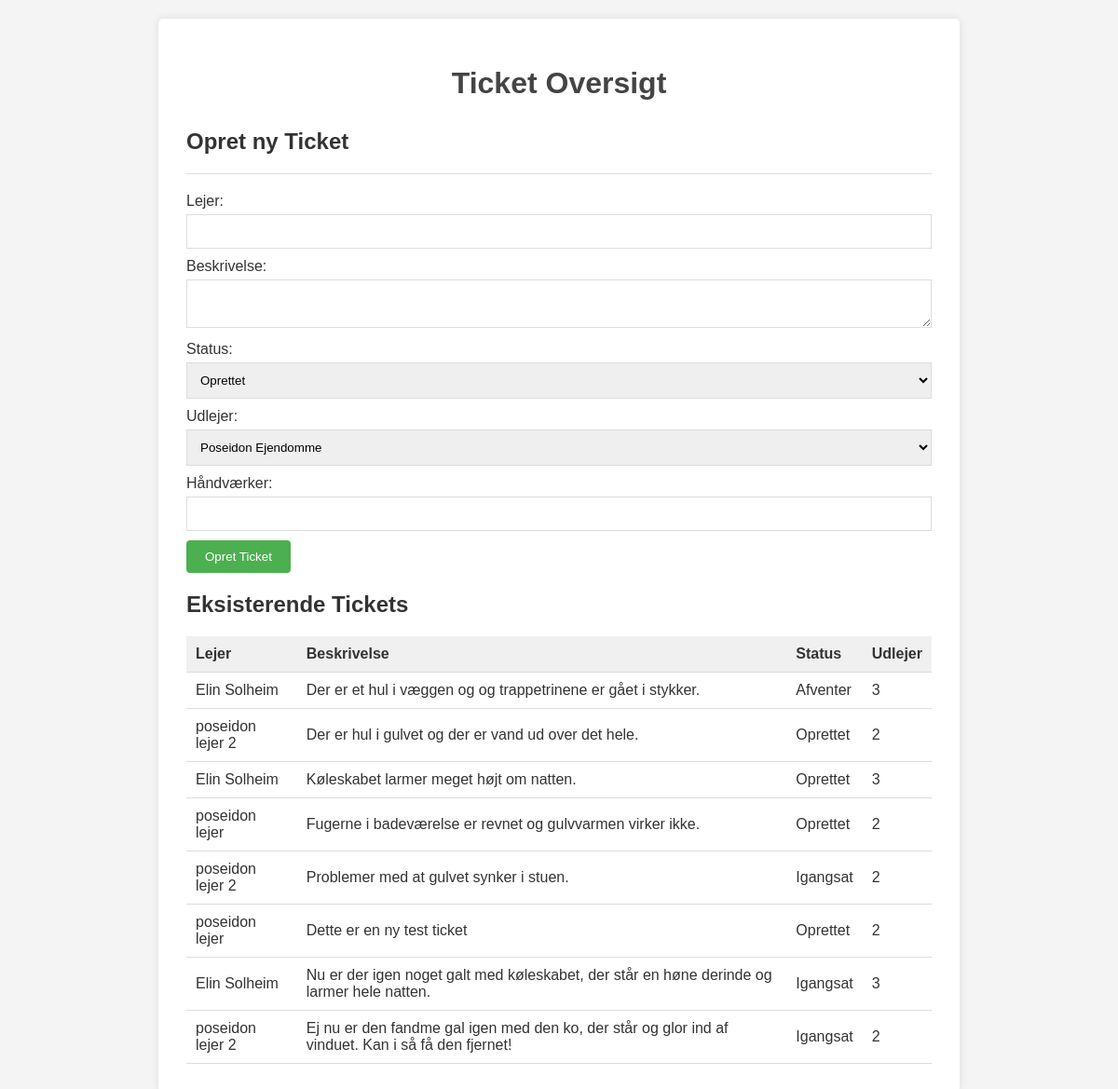
The page / (signed in) on the database its author committed.
### tables this page shows
CREATE TABLE tickets (
    id INTEGER PRIMARY KEY AUTOINCREMENT,
    lejer TEXT NOT NULL,
    beskrivelse TEXT NOT NULL,
    status TEXT NOT NULL,
    udlejer TEXT NOT NULL,
    håndværker TEXT,
    user_id INTEGER,
    unit_id INTEGER NOT NULL, created_at TIMESTAMP, updated_at TIMESTAMP, requires_bid BOOLEAN DEFAULT 0, bid_accepted BOOLEAN DEFAULT 0, craftsman_id INTEGER, craftsman_status TEXT DEFAULT 'pending',
    FOREIGN KEY (user_id) REFERENCES users(id),
    FOREIGN KEY (unit_id) REFERENCES units(id)
);

### app.py (the view, shortened to what this page needs)
@app.route("/")
def index():
    conn = get_db_connection()
    cur = conn.cursor()  # Opret en cursor
    try:
        selected_udlejer_id = request.args.get('selected_udlejer_id')
        print(f"DEBUG: selected_udlejer_id: {selected_udlejer_id}")  # DEBUG
        udlejere = conn.execute("SELECT * FROM users WHERE role = 'udlejer'").fetchall()
        tickets = []
        lejere = []
        units = [] #Tilføjet
        properties = [] #Tilføjet
        if flask_login.current_user.is_authenticated:
            if flask_login.current_user.role == 'admin':
                properties = conn.execute("SELECT * FROM properties").fetchall() #Tilføjet
                units = conn.execute("SELECT units.*, properties.name as property_name FROM units JOIN properties ON units.property_id = properties.id").fetchall() #Tilføjet
                if selected_udlejer_id:
                    cur.execute("""
                        SELECT tickets.*, u.username as udlejer_name
                        FROM tickets
                        INNER JOIN units ON tickets.unit_id = units.id
                        INNER JOIN properties ON units.property_id = properties.id
                        LEFT JOIN users u ON tickets.udlejer = u.id
                        WHERE properties.owner_id = ?
                    """, (selected_udlejer_id,))
                    tickets = cur.fetchall()
                    lejere = conn.execute("""
                        SELECT DISTINCT users.*
                        FROM users
                        INNER JOIN units ON users.unit_id = units.id
                        INNER JOIN properties ON units.property_id = properties.id
                        WHERE users.role = 'lejer' AND properties.owner_id = ?
                    """, (selected_udlejer_id,)).fetchall()
                    print(f"DEBUG: Lejere (filtreret): {lejere}")  # DEBUG
                else:
                    tickets = conn.execute('''
                        SELECT t.*, u.username as udlejer_name
                        FROM tickets t
                        LEFT JOIN users u ON t.udlejer = u.id
                    ''').fetchall()
                    lejere = conn.execute("SELECT * FROM users WHERE role = 'lejer'").fetchall() #Og alle lejere.
                    print(f"DEBUG: Lejere (alle): {lejere}")  # DEBUG
            else:
                tickets = []
                lejere = []
                udlejere = []
                properties = [] #Tilføjet
                units = [] #Tilføjet
        else:
            flash('Du skal være logget ind for at se tickets.', 'error')
            return redirect(url_for('login')) #Hvis ikke logget ind, redirect til login.
    finally:
        conn.close()
    return render_template("index.html", tickets=tickets, users=lejere, udlejere=udlejere, properties=properties, units=units, selected_udlejer_id=selected_udlejer_id)

### app.py (called while the page is built)
@login_manager.user_loader
def load_user(user_id):
    conn = get_db_connection()
    user = conn.execute('SELECT * FROM users WHERE id = ?', (user_id,)).fetchone()
    conn.close()
    if user:
        return User(user['id'], user['username'], user['password_hash'], user['role'], user['invitation_token'],
                    user['invited_by'], user['unit_id'])
    return None

@app.context_processor
def inject_login():
    return dict(flask_login=flask_login)

def get_db_connection():
    conn = sqlite3.connect(DATABASE)
    conn.row_factory = sqlite3.Row
    return conn

### templates/index.html (shortened to what this page needs)
<!DOCTYPE html>
<html lang="da">
<head>
</head>
<body>
    <div class="container">
        <h1>Ticket Oversigt</h1>
        <h2>Opret ny Ticket</h2>
        <form method="POST" action="/create">
            <label for="lejer">Lejer:</label>
            <input type="text" id="lejer" name="lejer" required>
            <label for="beskrivelse">Beskrivelse:</label>
            <textarea id="beskrivelse" name="beskrivelse" required></textarea>
            <label for="status">Status:</label>
            <select id="status" name="status" required>
                <option value="Oprettet">Oprettet</option>
            </select>
            <label for="udlejer">Udlejer:</label>
            <select id="udlejer" name="udlejer" required>
                <option value="Poseidon Ejendomme">Poseidon Ejendomme</option>
            </select>
            <label for="håndværker">Håndværker:</label>
            <input type="text" id="håndværker" name="håndværker">
            <br>
            <button type="submit">Opret Ticket</button>
        </form>
        <h2>Eksisterende Tickets</h2>
        <table>
            <thead>
                <tr>
                    <th>Lejer</th>
                    <th>Beskrivelse</th>
                    <th>Status</th>
                    <th>Udlejer</th>
                </tr>
            </thead>
            <tbody>
                {% for ticket in tickets %}
                <tr>
                    <td>{{ ticket.lejer }}</td>
                    <td>{{ ticket.beskrivelse }}</td>
                    <td>{{ ticket.status }}</td>
                    <td>{{ ticket.udlejer }}</td>
                </tr>
                {% endfor %}
            </tbody>
        </table>
    </div>
</body>
</html>

### templates/index.html (style rules this page uses)
body { font-family: Arial, sans-serif; margin: 20px; background-color: #f4f4f4; color: #333; }
h1 { text-align: center; color: #444; margin-bottom: 30px; }
.container { max-width: 800px; margin: 0 auto; background: #fff; padding: 30px; border-radius: 5px; box-shadow: 0 0 10px rgba(0, 0, 0, 0.1); }
table { width: 100%; border-collapse: collapse; margin-top: 20px; }
th, td { padding: 10px; text-align: left; border-bottom: 1px solid #ddd; }
th { background-color: #f0f0f0; }
form { margin-top: 20px; border-top: 1px solid #ddd; padding-top: 20px; }
form label { display: block; margin-bottom: 5px; }
form input[type="text"], form textarea, form select { width: 100%; padding: 10px; margin-bottom: 10px; border: 1px solid #ddd; box-sizing: border-box; }
form button[type="submit"] { background-color: #4CAF50; color: white; padding: 10px 20px; border: none; border-radius: 4px; cursor: pointer; }

### rows shown on the page
tickets: lejer "Elin Solheim", beskrivelse "Der er et hul i væggen og og trappetrinene er gået i stykker.", status "Afventer", udlejer "3"
tickets: lejer "poseidon lejer 2", beskrivelse "Der er hul i gulvet og der er vand ud over det hele.", status "Oprettet", udlejer "2"
tickets: lejer "Elin Solheim", beskrivelse "Køleskabet larmer meget højt om natten.", status "Oprettet", udlejer "3"
tickets: lejer "poseidon lejer", beskrivelse "Fugerne i badeværelse er revnet og gulvvarmen virker ikke.", status "Oprettet", udlejer "2"
tickets: lejer "poseidon lejer 2", beskrivelse "Problemer med at gulvet synker i stuen.", status "Igangsat", udlejer "2"
tickets: lejer "poseidon lejer", beskrivelse "Dette er en ny test ticket", status "Oprettet", udlejer "2"
tickets: lejer "Elin Solheim", beskrivelse "Nu er der igen noget galt med køleskabet, der står en høne derinde og larmer hele natten.", status "Igangsat", udlejer "3"
tickets: lejer "poseidon lejer 2", beskrivelse "Ej nu er den fandme gal igen med den ko, der står og glor ind af vinduet. Kan i så få den fjernet!", status "Igangsat", udlejer "2"
